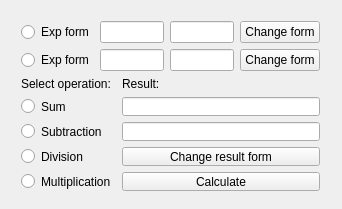
<?xml version="1.0" encoding="UTF-8"?>
<ui version="4.0">
 <class>MainWindow</class>
 <widget class="QMainWindow" name="MainWindow">
  <property name="geometry">
   <rect>
    <x>0</x>
    <y>0</y>
    <width>342</width>
    <height>209</height>
   </rect>
  </property>
  <property name="sizePolicy">
   <sizepolicy hsizetype="Preferred" vsizetype="Preferred">
    <horstretch>0</horstretch>
    <verstretch>0</verstretch>
   </sizepolicy>
  </property>
  <property name="windowTitle">
   <string>MainWindow</string>
  </property>
  <widget class="QWidget" name="centralWidget">
   <widget class="QWidget" name="verticalLayoutWidget">
    <property name="geometry">
     <rect>
      <x>10</x>
      <y>10</y>
      <width>321</width>
      <height>192</height>
     </rect>
    </property>
    <layout class="QVBoxLayout" name="mainlLayout">
     <item>
      <layout class="QHBoxLayout" name="firstFieldLayout">
       <item>
        <widget class="QRadioButton" name="firstF_expFormButton">
         <property name="text">
          <string>Exp form</string>
         </property>
        </widget>
       </item>
       <item>
        <widget class="QLineEdit" name="firstF_firstLine">
         <property name="text">
          <string/>
         </property>
        </widget>
       </item>
       <item>
        <widget class="QLineEdit" name="firstF_secondLine"/>
       </item>
       <item>
        <widget class="QPushButton" name="firstF_changeFormButton">
         <property name="text">
          <string>Change form</string>
         </property>
        </widget>
       </item>
      </layout>
     </item>
     <item>
      <layout class="QHBoxLayout" name="secondFieldLayout">
       <item>
        <widget class="QRadioButton" name="secondF_expFormButton">
         <property name="text">
          <string>Exp form</string>
         </property>
        </widget>
       </item>
       <item>
        <widget class="QLineEdit" name="secondF_firstLine">
         <property name="text">
          <string/>
         </property>
        </widget>
       </item>
       <item>
        <widget class="QLineEdit" name="secondF_secondLine"/>
       </item>
       <item>
        <widget class="QPushButton" name="secondF_changeFormButton">
         <property name="text">
          <string>Change form</string>
         </property>
        </widget>
       </item>
      </layout>
     </item>
     <item>
      <layout class="QHBoxLayout" name="downLayout">
       <item>
        <layout class="QVBoxLayout" name="operationLayout">
         <item>
          <widget class="QLabel" name="label">
           <property name="text">
            <string>Select operation:</string>
           </property>
           <property name="alignment">
            <set>Qt::AlignLeading|Qt::AlignLeft|Qt::AlignVCenter</set>
           </property>
          </widget>
         </item>
         <item>
          <widget class="QRadioButton" name="sumButton">
           <property name="text">
            <string>Sum</string>
           </property>
          </widget>
         </item>
         <item>
          <widget class="QRadioButton" name="subButton">
           <property name="text">
            <string>Subtraction</string>
           </property>
          </widget>
         </item>
         <item>
          <widget class="QRadioButton" name="divButton">
           <property name="text">
            <string>Division</string>
           </property>
          </widget>
         </item>
         <item>
          <widget class="QRadioButton" name="mulButton">
           <property name="text">
            <string>Multiplication</string>
           </property>
          </widget>
         </item>
        </layout>
       </item>
       <item>
        <layout class="QVBoxLayout" name="resultLayout">
         <item>
          <widget class="QLabel" name="label_3">
           <property name="text">
            <string>Result:</string>
           </property>
          </widget>
         </item>
         <item>
          <widget class="QLineEdit" name="firstField"/>
         </item>
         <item>
          <widget class="QLineEdit" name="secondField"/>
         </item>
         <item>
          <widget class="QPushButton" name="changeFormButton">
           <property name="text">
            <string>Change result form</string>
           </property>
          </widget>
         </item>
         <item>
          <widget class="QPushButton" name="calculateButton">
           <property name="text">
            <string>Calculate</string>
           </property>
          </widget>
         </item>
        </layout>
       </item>
      </layout>
     </item>
    </layout>
   </widget>
  </widget>
 </widget>
 <layoutdefault spacing="6" margin="11"/>
 <resources/>
 <connections/>
</ui>
